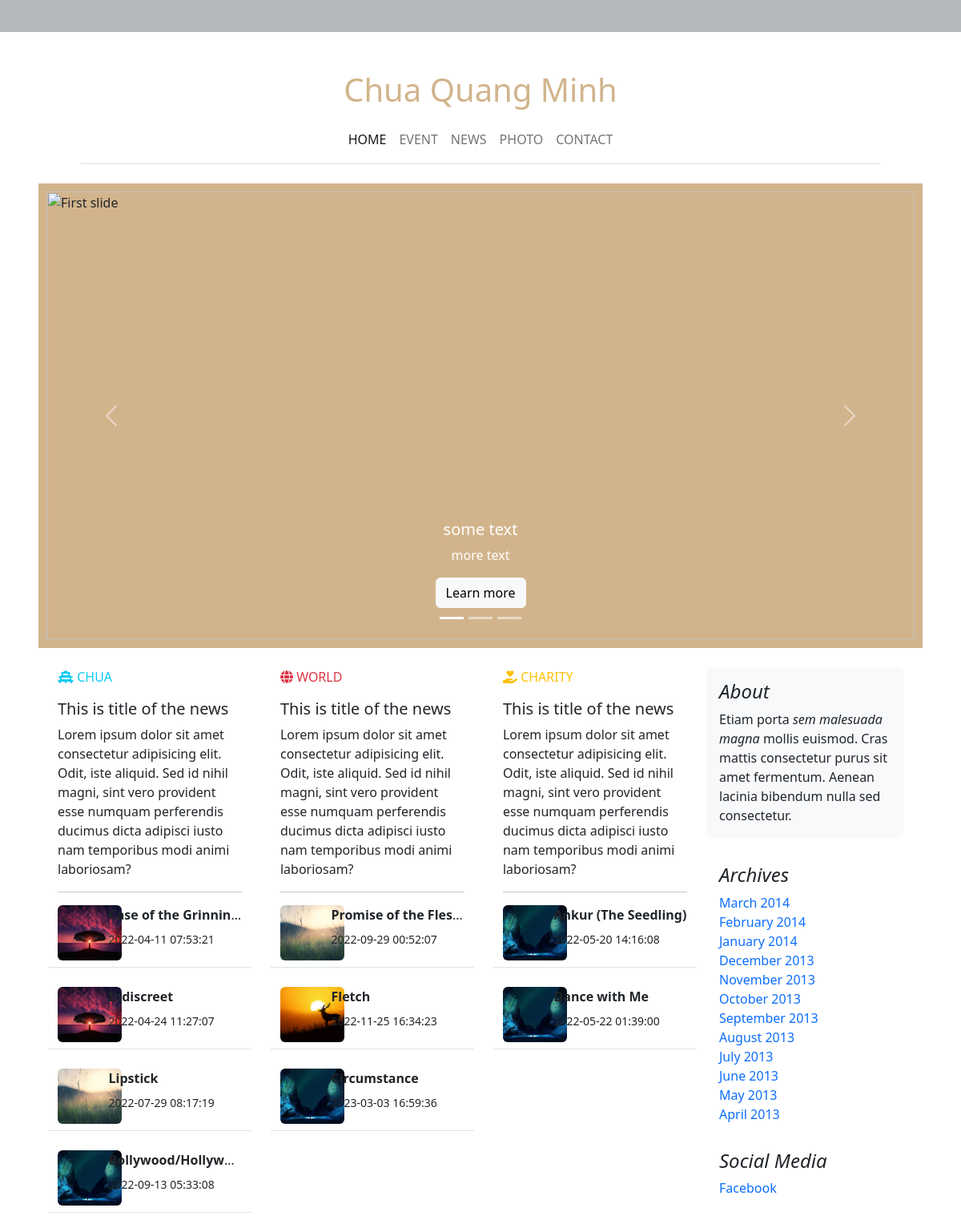
The page / on the database its author committed.
### tables this page shows
CREATE TABLE News
(
    newsID      INT AUTO_INCREMENT NOT NULL PRIMARY KEY,
    title       VARCHAR(255),
    author      VARCHAR(255),
    description VARCHAR(255),
    paragraph   TEXT,
    timeUpdated TIMESTAMP,
    saveDraft   BOOLEAN,
    banner      VARCHAR(500),
    newsTypeID  INT                NOT NULL,
    FOREIGN KEY (newsTypeID) REFERENCES NewsType (newsTypeID)
);

### model/HomeModel.php (called while the page is built, shortened)
<?php
$HomeModel = new HomeModel();

### controller/HomeController.php (called while the page is built)
<?php
$chuaResult = $conn->query($HomeModel->latestChua);
$worldResult = $conn->query($HomeModel->latestWorld);
$charityResult = $conn->query($HomeModel->latestCharity);

### view/home.php (the view, shortened to what this page needs)
<?php
require("rootPath.php");
require $rootPath . "model/HomeModel.php";
require $rootPath . "controller/HomeController.php";
?>
<div class="container-fluid">
    <div class="row d-flex justify-content-center align-items-center">
        <div class="col-12 carousel-deco">
            <div id="carouselExampleIndicators" class="carousel slide" data-ride="carousel">
                <ol class="carousel-indicators">
                    <li data-target="#carouselExampleIndicators" data-slide-to="0" class="active"></li>
                    <li data-target="#carouselExampleIndicators" data-slide-to="1"></li>
                    <li data-target="#carouselExampleIndicators" data-slide-to="2"></li>
                </ol>
                <div class="carousel-inner">
                    <div class="carousel-item active">
                        <img class="d-block w-100" src="https://www.bootdey.com/image/400x400/D2B48CFF/000000" alt="First slide">
                        <div class="carousel-caption d-none d-md-block">
                            <h5>some text </h5>
                            <p>more text</p>
                            <a href="" class="btn btn-light" role="button"> Learn more</a>
                        </div>
                    </div>
                </div>
                <a class="carousel-control-prev" href="#carouselExampleIndicators" role="button" data-slide="prev">
                    <span class="carousel-control-prev-icon" aria-hidden="true"></span>
                </a>
                <a class="carousel-control-next" href="#carouselExampleIndicators" role="button" data-slide="next">
                    <span class="carousel-control-next-icon" aria-hidden="true"></span>
                </a>
            </div>
        </div>
    </div>
    <br>
    <div class="container-fluid">
        <div class="row">
            <div class="col-9 blog-main">
                <div class="row">
                    <section>
                        <div class="row gx-lg-5">
                            <div class="col-lg-4 col-md-12 mb-4 mb-lg-0">
                                <div>
                                    <div class="row mb-3">
                                        <div class="col-6">
                                            <a href="" class="text-info">
                                                <i class="fa-solid fa-vihara"></i>
                                                CHUA
                                            </a>
                                        </div>
                                    </div>
                                    <a href="" class="text-dark">
                                        <h5>This is title of the news</h5>
                                        <p>
                                            Lorem ipsum dolor sit amet consectetur adipisicing elit. Odit, iste aliquid.
                                            Sed
                                            id nihil magni, sint vero provident esse numquam perferendis ducimus dicta
                                            adipisci iusto nam temporibus modi animi laboriosam?
                                        </p>
                                    </a>
                                    <hr/>
                                    <?php
                                    foreach ($chuaResult as $row) {
                                        ?>
                                        <a href="/article?newsID=<?php echo $row['newsID']; ?>" class="text-dark">
                                            <div class="row mb-4 border-bottom pb-2">
                                                <div class="col-3">
                                                    <img src="assets/banner/<?php echo $row['banner'] ?>"
                                                         class="img-fluid-small shadow-1-strong rounded h-100 d-inline-block"
                                                         alt=""/>
                                                </div>
                                                <div class="col-9">
                                                    <p class="mb-2 block text-truncate">
                                                        <strong><?php echo $row['title'] ?></strong></p>
                                                    <p>
                                                        <small> <?php echo $row['timeUpdated'] ?></small>
                                                    </p>
                                                </div>
                                            </div>
                                        </a>
                                        <?php
                                    }
                                    ?>
                                </div>
                            </div>
                            <div class="col-lg-4 col-md-6 mb-4 mb-lg-0">
                                <div>
                                    <div class="row mb-3">
                                        <div class="col-6">
                                            <a href="" class="text-danger">
                                                <i class="fa-solid fa-globe"></i>
                                                WORLD
                                            </a>
                                        </div>
                                    </div>
                                    <a href="" class="text-dark">
                                        <h5>This is title of the news</h5>
                                        <p>
                                            Lorem ipsum dolor sit amet consectetur adipisicing elit. Odit, iste aliquid.
                                            Sed
                                            id nihil magni, sint vero provident esse numquam perferendis ducimus dicta
                                            adipisci iusto nam temporibus modi animi laboriosam?
                                        </p>
                                    </a>
                                    <hr/>
                                    <?php
                                    foreach ($worldResult as $row) {
                                        ?>
                                        <a href="/article?newsID=<?php echo $row['newsID']; ?>" class="text-dark">
                                            <div class="row mb-4 border-bottom pb-2">
                                                <div class="col-3">
                                                    <img src="assets/banner/<?php echo $row['banner'] ?>"
                                                         class="img-fluid-small shadow-1-strong rounded h-100 d-inline-block"
                                                         alt=""/>
                                                </div>
                                                <div class="col-9">
                                                    <p class="mb-2 block text-truncate">
                                                        <strong><?php echo $row['title'] ?></strong></p>
                                                    <p>
                                                        <small> <?php echo $row['timeUpdated'] ?></small>
                                                    </p>
                                                </div>
                                            </div>
                                        </a>
                                        <?php
                                    }
                                    ?>
                                </div>
                            </div>
                            <div class="col-lg-4 col-md-6 mb-4 mb-lg-0">
                                <div>
                                    <div class="row mb-3">
                                        <div class="col-6">
                                            <a href="" class="text-warning">
                                                <i class="fa-solid fa-hand-holding-heart"></i>
                                                CHARITY
                                            </a>
                                        </div>
                                    </div>
                                    <a href="" class="text-dark">
                                        <h5>This is title of the news</h5>
                                        <p>
                                            Lorem ipsum dolor sit amet consectetur adipisicing elit. Odit, iste aliquid.
                                            Sed
                                            id nihil magni, sint vero provident esse numquam perferendis ducimus dicta
                                            adipisci iusto nam temporibus modi animi laboriosam?
                                        </p>
                                    </a>
                                    <hr/>
                                    <?php
                                    foreach ($charityResult as $row) {
                                        ?>
                                        <a href="/article?newsID=<?php echo $row['newsID']; ?>" class="text-dark">
                                            <div class="row mb-4 border-bottom pb-2">
                                                <div class="col-3">
                                                    <img src="assets/banner/<?php echo $row['banner'] ?>"
                                                         class="img-fluid-small shadow-1-strong rounded h-100 d-inline-block"
                                                         alt=""/>
                                                </div>
                                                <div class="col-9">
                                                    <p class="mb-2 block text-truncate">
                                                        <strong><?php echo $row['title'] ?></strong></p>
                                                    <p>
                                                        <small> <?php echo $row['timeUpdated'] ?></small>
                                                    </p>
                                                </div>
                                            </div>
                                        </a>
                                        <?php
                                    }
                                    ?>
                                </div>
                            </div>
                        </div>
                    </section>
                </div>
            </div>
            <aside class="col-3 blog-sidebar">
                <div class="p-3 mb-3 bg-light rounded">
                    <h4 class="font-italic">About</h4>
                    <p class="mb-0">Etiam porta <em>sem malesuada magna</em> mollis euismod. Cras mattis consectetur
                        purus sit amet fermentum. Aenean lacinia bibendum nulla sed consectetur.</p>
                </div>
                <div class="p-3">
                    <h4 class="font-italic">Archives</h4>
                    <ol class="list-unstyled mb-0">
                        <li><a href="#">March 2014</a></li>
                        <li><a href="#">February 2014</a></li>
                        <li><a href="#">January 2014</a></li>
                        <li><a href="#">December 2013</a></li>
                        <li><a href="#">November 2013</a></li>
                        <li><a href="#">October 2013</a></li>
                        <li><a href="#">September 2013</a></li>
                        <li><a href="#">August 2013</a></li>
                        <li><a href="#">July 2013</a></li>
                        <li><a href="#">June 2013</a></li>
                        <li><a href="#">May 2013</a></li>
                        <li><a href="#">April 2013</a></li>
                    </ol>
                </div>
                <div class="p-3">
                    <h4 class="font-italic">Social Media</h4>
                    <ol class="list-unstyled">
                        <li><a href="#">Facebook</a></li>
                    </ol>
                </div>
            </aside>
        </div>
    </div>
</div>

### styles/index.css (style rules this page uses)
a { text-decoration: none; }
.carousel .carousel-item { height: 35rem; }
.carousel-deco { background-color: tan; padding: 10px; }
.img-fluid-small { float: left; width: 5rem; height: 4rem; object-fit: cover; }

### rows shown on the page
news: banner (picture), title "Case of the Grinnin…", timeUpdated "2022-04-11 07:53:21"
news: banner (picture), title "Indiscreet", timeUpdated "2022-04-24 11:27:07"
news: banner (picture), title "Lipstick", timeUpdated "2022-07-29 08:17:19"
news: banner (picture), title "Bollywood/Hollyw…", timeUpdated "2022-09-13 05:33:08"
news: banner (picture), title "Promise of the Fles…", timeUpdated "2022-09-29 00:52:07"
news: banner (picture), title "Fletch", timeUpdated "2022-11-25 16:34:23"
news: banner (picture), title "Circumstance", timeUpdated "2023-03-03 16:59:36"
news: banner (picture), title "Ankur (The Seedling)", timeUpdated "2022-05-20 14:16:08"
news: banner (picture), title "Dance with Me", timeUpdated "2022-05-22 01:39:00"
